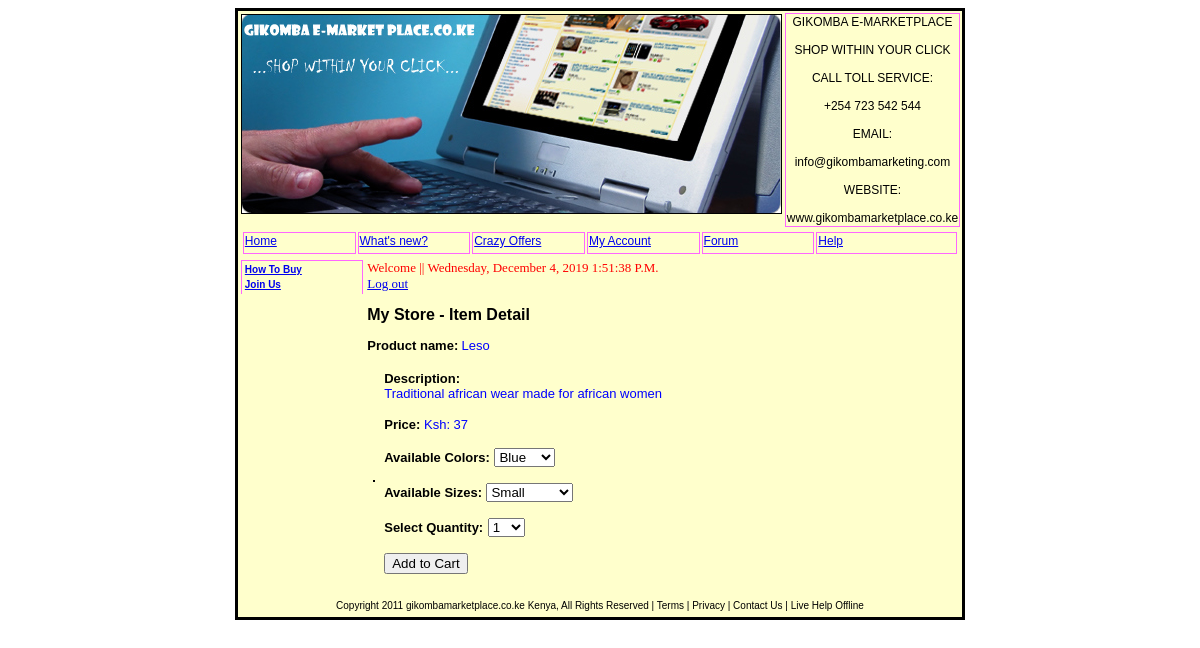
/showitem.php?item_id=1, run on the app's committed database.
### tables this page shows
CREATE TABLE `store_items` (
  `id` int(3) NOT NULL auto_increment,
  `cat_id` int(3) NOT NULL,
  `title` varchar(255) NOT NULL,
  `price` varchar(255) NOT NULL,
  `description` varchar(255) NOT NULL,
  `image` varchar(255) NOT NULL,
  PRIMARY KEY  (`id`)
);

### showitem.php (the view, shortened to what this page needs)
<html>
<head>
<link href="design.css" rel="stylesheet" type="text/css">
</head>
<body>
<table width="57%" align="center" class="mainbody">
  <tr valign="top" class="mainbody">
    <td height="88" colspan="2"><div align="center"><img src="images/banner2.jpg" width="539" height="198" border="1"></div></td>
    <td width="28%" height="88" class="menuheaders"><div align="center">GIKOMBA
        E-MARKETPLACE<br>
        <br>
        SHOP WITHIN YOUR CLICK <br>
        <br>
        CALL TOLL SERVICE:<br>
        <br>
        +254 723 542 544<br>
        <br>
        EMAIL: <br>
        <br>
        info@gikombamarketing.com<br>
        <br>
        WEBSITE:<br>
        <br>
        www.gikombamarketplace.co.ke</div></td>
  </tr>
  <tr valign="top">
    <td colspan="3"><table width="100%">
        <tr valign="top">
          <td width="16%" height="22" class="menuheaders"><p><a href="index.php">Home</a></p></td>
          <td width="16%" class="menuheaders"><a href="whats_new.php">What's new?</a></td>
          <td width="16%" class="menuheaders"><a href="crazy_offers.php">Crazy
            Offers</a></td>
          <td width="16%" class="menuheaders"><a href="account.php">My Account</a></td>
          <td width="16%" class="menuheaders"><a href="community.php">Forum</a></td>
          <td width="20%" class="menuheaders"><a href="help.php">Help</a></td>
        </tr>
      </table></td>
  </tr>
  <tr>
    <td width="23%" height="174" valign="top"><table width="100%" align="center" class="tabledesign">
        <tr>
          <td valign="top"><a href="help.php">How to buy</a></td>
        </tr>
        <tr>
          <td height="14" valign="top"><a href="signup.php">join us</a></td>
        </tr>
      </table></td>
    <td valign="top">
      <?php
echo"<font face='Verdana' size='2' color=red >Welcome <font color=blue>$_SESSION[name]</font>|| <span class=style49
 id=clock>Thursday, January 15, 2009</span>
              <script type=text/javascript src=clock.js></script><A HREF=logout.php><br>Log out</A></center></font></span>
	</font>";
  $msg = "<h3><font size=3 face='Verdana, Arial, Helvetica, sans-serif'>My Store - Item Detail</font></h3>";
  $get_item = "select c.cat_title, si.title, si.price,
si.description, si.image from store_items as si left join
store_categories as c on c.id = si.cat_id where si.id = $_GET[item_id]";
 $get_item_res = mysql_query($get_item) or die (mysql_error());
 if (mysql_num_rows($get_item_res) < 1) {
    $msg .= "<P><em>Invalid item selection.</em></p>";
 } else {
     $item_title = stripslashes(mysql_result($get_item_res,0,'title'));
    $item_price = mysql_result($get_item_res,0,'price');
    $item_desc = stripslashes(mysql_result($get_item_res,0,'description'));
   $item_image = mysql_result($get_item_res,0,'image');
   $msg .= "<P><strong><font size=2 color='black' face='Verdana, Arial, Helvetica, sans-serif'>Product name:</font></strong></em>
   <font size=2 color='blue' face='Verdana, Arial, Helvetica, sans-serif'>$item_title</font></p>
    <table cellpadding=3 cellspacing=3>
    <tr>
    <td valign=middle align=center><img src=\"$item_image\" border=1></td>
    <td valign=middle><P><strong><font size=2 color='black' face='Verdana, Arial, Helvetica, sans-serif'>Description:</font></strong><br><font size=2 color='blue' face='Verdana, Arial, Helvetica, sans-serif'>$item_desc</font></p>
    <P><strong><font size=2 color='black' face='Verdana, Arial, Helvetica, sans-serif'>Price:</font></strong><font size=2 color='blue' face='Verdana, Arial, Helvetica, sans-serif'> Ksh: $item_price</font></p>
	<form method=post action=\"addtocart.php\">";
    $get_colors = "select item_color from store_item_color";
    $get_colors_res = mysql_query($get_colors) or die(mysql_error());
    if (mysql_num_rows($get_colors_res) > 0) {
        $msg .= "<P><strong><font size=2 color='black' face='Verdana, Arial, Helvetica, sans-serif'>Available Colors:</font></strong>
       <select name=\"sel_item_color\">";
        while ($colors = mysql_fetch_array($get_colors_res)) {
             $item_color = $colors['item_color'];
           $msg .=
             "<option value=\"$item_color\">$item_color</option>";
         }
       $msg .= "</select>";
   }
    $get_sizes = "select item_size from store_item_size";
    $get_sizes_res = mysql_query($get_sizes) or die(mysql_error());
     if (mysql_num_rows($get_sizes_res) > 0) {
         $msg .= "<P><strong><font size=2 color='black' face='Verdana, Arial, Helvetica, sans-serif'>Available Sizes:</font></strong>
         <select name=\"sel_item_size\">";
         while ($sizes = mysql_fetch_array($get_sizes_res)) {
             $item_size = $sizes['item_size'];
               $msg .= "
                  <option value=\"$item_size\">$item_size</option>";
         }
         $msg .= "</select>";
     }
$msg .= "
     <P><strong><font size=2 color='black' face='Verdana, Arial, Helvetica, sans-serif'>Select Quantity:</font></strong>
    <select name=\"sel_item_qty\">";
    for($i=1; $i<11; $i++) {
       $msg .= "<option value=\"$i\">$i</option>";
    }
$msg .= "
    </select>
     <input type=\"hidden\" name=\"sel_item_id\" value=\"$_GET[item_id]\">
     <P><input type=\"submit\" name=\"submit\" value=\"Add to Cart\"></p>
     </form>
      </td>
     </tr>
     </table>";
 }
?>
      <?php
 print "$msg";
 ?>
    </td>
    <td valign="top">&nbsp;</td>
  </tr>
  <tr valign="top">
    <td height="16" colspan="3"><div align="center">
        <p class="text">Copyright 2011 gikombamarketplace.co.ke Kenya, All Rights
          Reserved | Terms | Privacy | Contact Us | Live Help Offline</p>
      </div></td>
  </tr>
</table>
</body>
</html>

### design.css (style rules this page uses)
.mainbody { font-family: Verdana, Arial, Helvetica, sans-serif; font-size: 12px; line-height: normal; text-transform: none; background-color: #FFFFCC; border: solid #000000; color: #000000; }
.menuheaders { border: 1px solid #FF66FF; font-family: Verdana, Arial, Helvetica, sans-serif; font-size: 12px; font-style: normal; font-weight: normal; font-variant: normal; text-transform: none; text-decoration: none; }
.tabledesign { border-top-width: 1px; border-right-width: 1px; border-bottom-width: 1px; border-left-width: 1px; border-top-style: solid; border-right-style: solid; border-left-style: solid; border-top-color: #FF66FF; border-right-color: #FF66FF; border-bottom-color: #FF66FF; border-left-color: #FF66FF; font-family: Verdana, Arial, Helvetica, sans-serif; font-size: 10px; font-weight: bold; font-variant: normal; text-transform: capitalize; color: #0000CC; text-decoration: none; border-bottom-style: none; }
.text { font-family: Verdana, Arial, Helvetica, sans-serif; font-size: 10px; font-style: normal; line-height: normal; font-weight: normal; font-variant: normal; text-transform: none; text-decoration: none; }

### data on the page
store_items: title "Leso", description "Traditional african wear made for african women", price "37"

### other printed values
form field sel_item_color "Blue"
form field sel_item_size "Small"
form field sel_item_qty "1"
